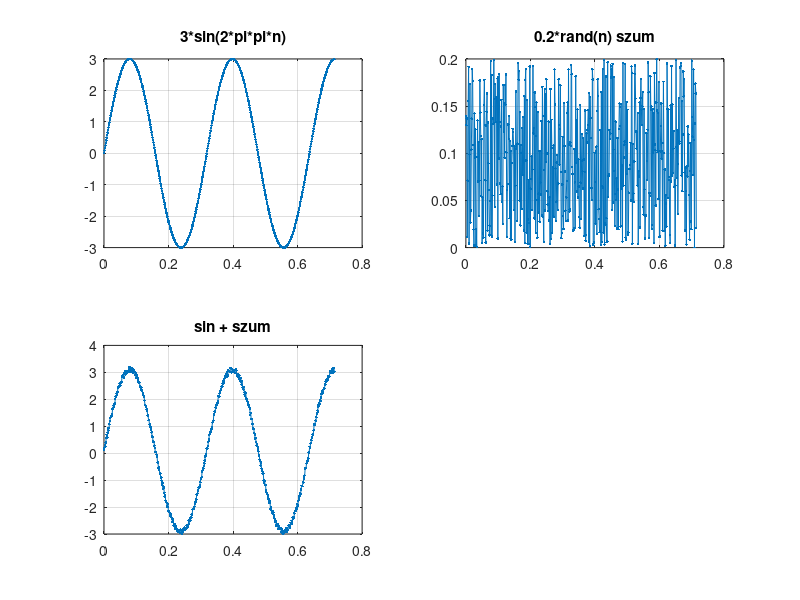

Write MATLAB code to recreate this figure.
clear 
clc

n=(0:1/717:512*1/717);
subplot(2,2,1);
x1=3*sin(2*pi*pi*n);
plot(n,x1,'.-');
grid on;
title('3*sin(2*pi*pi*n)');

subplot(2,2,2);
x2=0.2*rand(size(n));
plot(n,x2,'.-');
grid on;
title('0.2*rand(n) szum');

subplot(2,2,3);
x=x1+x2;
plot(n,x,'.-');
grid on;
title('sin + szum');
